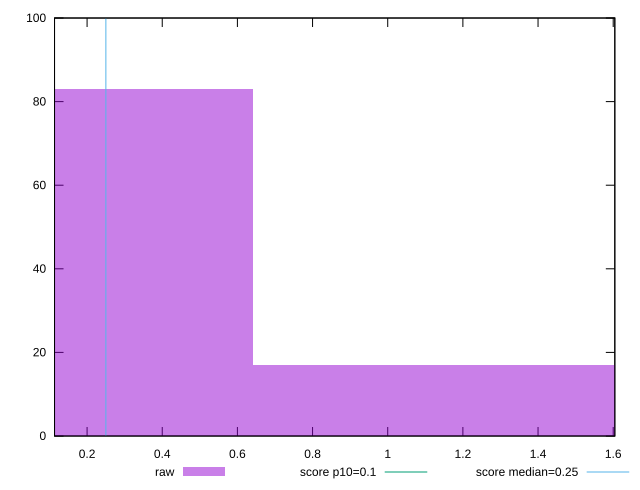

Generate this figure with gnuplot:
reset

$raw <<EOF
0 83
1.2819795757906096 17
EOF

set key outside below
set boxwidth 1.2819795757906096
set xrange [0.113388671875:1.6043238449096682]
set yrange [0:100]
set trange [0:100]
set style fill transparent solid 0.5 noborder

set parametric
set terminal svg size 640, 490 enhanced background rgb 'white'
set output "reports/report_00033_2021-03-01T14-23-16.841Z/cumulative-layout-shift/samples/astro-cached/raw/histogram.svg"

plot $raw title "raw" with boxes, \
     0.1,t title "score p10=0.1", \
     0.25,t title "score median=0.25"

reset
